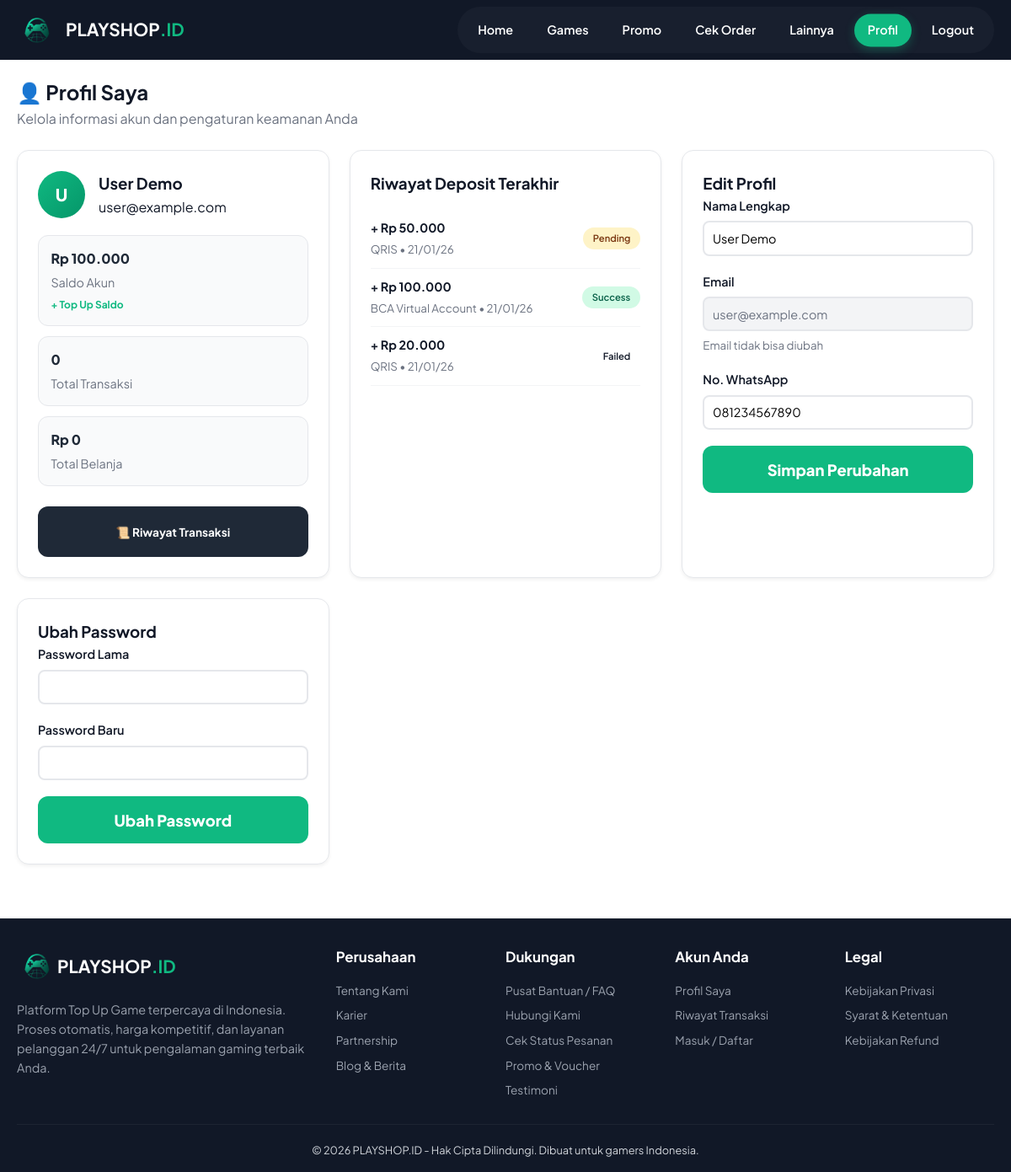
The app's page /profile.php (signed in) with its own data.
### tables this page shows
CREATE TABLE IF NOT EXISTS users (
  id INT PRIMARY KEY AUTO_INCREMENT,
  name VARCHAR(120) NOT NULL,
  email VARCHAR(190) NOT NULL UNIQUE,
  phone VARCHAR(40) NOT NULL,
  password VARCHAR(255) NOT NULL,
  balance INT NOT NULL DEFAULT 0,
  status ENUM('active','banned') DEFAULT 'active',
  created_at TIMESTAMP DEFAULT CURRENT_TIMESTAMP,
  updated_at TIMESTAMP DEFAULT CURRENT_TIMESTAMP ON UPDATE CURRENT_TIMESTAMP
);

CREATE TABLE IF NOT EXISTS deposits (
  id INT PRIMARY KEY AUTO_INCREMENT,
  user_id INT NOT NULL,
  payment_method_id INT NOT NULL,
  amount INT NOT NULL,
  status ENUM('pending','success','failed') DEFAULT 'pending',
  created_at TIMESTAMP DEFAULT CURRENT_TIMESTAMP,
  updated_at TIMESTAMP DEFAULT CURRENT_TIMESTAMP ON UPDATE CURRENT_TIMESTAMP,
  CONSTRAINT fk_deposits_user FOREIGN KEY (user_id) REFERENCES users(id) ON DELETE CASCADE,
  CONSTRAINT fk_deposits_payment FOREIGN KEY (payment_method_id) REFERENCES payment_methods(id)
);

CREATE TABLE IF NOT EXISTS payment_methods (
  id INT PRIMARY KEY AUTO_INCREMENT,
  name VARCHAR(100) NOT NULL,
  code VARCHAR(50) NOT NULL,
  type VARCHAR(50) DEFAULT 'E-Wallet',  
  fee_flat INT DEFAULT 0,
  fee_percent DECIMAL(5,2) DEFAULT 0,
  image_path VARCHAR(255) NULL,
  is_active TINYINT(1) DEFAULT 1,
  created_at TIMESTAMP DEFAULT CURRENT_TIMESTAMP,
  updated_at TIMESTAMP DEFAULT CURRENT_TIMESTAMP ON UPDATE CURRENT_TIMESTAMP
);

### includes/db_utils.php (called while the page is built, shortened)
<?php
function db_has_column(PDO $pdo, string $table, string $column): bool {
    $dbName = $pdo->query('SELECT DATABASE()')->fetchColumn();
    $stmt = $pdo->prepare("
        SELECT COUNT(*)
        FROM INFORMATION_SCHEMA.COLUMNS
        WHERE TABLE_SCHEMA = ?
          AND TABLE_NAME = ?
          AND COLUMN_NAME = ?
    ");
    $stmt->execute([$dbName, $table, $column]);
    return (int)$stmt->fetchColumn() > 0;
}

### profile.php (the view, shortened to what this page needs)
<?php
require_once 'config/database.php';
require_once __DIR__ . '/includes/db_utils.php';
$user_id = $_SESSION['user_id'];
$stmt = $pdo->prepare("SELECT * FROM users WHERE id = ?");
$stmt->execute([$user_id]);
$user = $stmt->fetch(PDO::FETCH_ASSOC);
$statsQuery = "SELECT COUNT(*) as total, SUM(amount) as total_spent FROM transactions WHERE status = 'success' AND ";
$statsParams = [];
if (db_has_column($pdo, 'transactions', 'account_user_id')) {
    $statsQuery .= " account_user_id = ? ";
    $statsParams[] = (int)$user_id;
} else {
    $statsQuery .= " user_id = ? ";
    $statsParams[] = $user['email'];
}
$stmt = $pdo->prepare($statsQuery);
$stmt->execute($statsParams);
$stats = $stmt->fetch(PDO::FETCH_ASSOC);
$stmt = $pdo->prepare("SELECT d.*, pm.name as method_name FROM deposits d
                       JOIN payment_methods pm ON d.payment_method_id = pm.id
                       WHERE d.user_id = ? ORDER BY d.created_at DESC LIMIT 5");
$stmt->execute([$user_id]);
$recent_deposits = $stmt->fetchAll(PDO::FETCH_ASSOC);
?>
<!DOCTYPE html>
<html lang="id">
<head>
    <link rel="stylesheet" href="css/style.css">
    <link rel="stylesheet" href="css/mobile-optimization.css">
</head>
<body>
    <?php include "includes/header.php"; ?>
    <section class="profile-section">
        <div class="container">
            <h1 class="page-title">👤 Profil Saya</h1>
            <p class="page-subtitle">Kelola informasi akun dan pengaturan keamanan Anda</p>
            <div class="profile-grid">
                <div class="profile-card">
                    <div class="profile-header">
                        <div class="profile-avatar">
                            <?php echo strtoupper(substr($user['name'], 0, 1)); ?>
                        </div>
                        <div>
                            <h3><?php echo $user['name']; ?></h3>
                            <p><?php echo $user['email']; ?></p>
                        </div>
                    </div>
                    <div class="profile-stats">
                        <div class="stat-item">
                            <span class="stat-value">Rp <?php echo number_format($user['balance'] ?? 0, 0, ',', '.'); ?></span>
                            <span class="stat-label">Saldo Akun</span>
                            <a href="deposit.php" class="stat-link">+ Top Up Saldo</a>
                        </div>
                        <div class="stat-item">
                            <span class="stat-value"><?php echo $stats['total'] ?? 0; ?></span>
                            <span class="stat-label">Total Transaksi</span>
                        </div>
                        <div class="stat-item">
                            <span class="stat-value">Rp <?php echo number_format($stats['total_spent'] ?? 0, 0, ',', '.'); ?></span>
                            <span class="stat-label">Total Belanja</span>
                        </div>
                    </div>
                    <div style="margin-top: 1.5rem; display: flex; gap: 10px;">
                        <a href="history.php" class="btn-checkout" style="display: flex; align-items: center; justify-content: center; gap: 8px; text-decoration: none; font-size: 0.85rem; padding: 0.8rem; background: var(--secondary); flex: 1;">
                            📜 Riwayat Transaksi
                        </a>
                    </div>
                </div>
                <div class="profile-card">
                    <h3>Riwayat Deposit Terakhir</h3>
                    <div class="deposit-list" style="margin-top: 1rem;">
                        <?php if(count($recent_deposits) > 0): ?>
                            <?php foreach($recent_deposits as $rd): ?>
                            <div style="display: flex; justify-content: space-between; align-items: center; padding: 10px 0; border-bottom: 1px solid #f3f4f6;">
                                <div>
                                    <div style="font-weight: 700; font-size: 0.9rem;">+ Rp <?php echo number_format($rd['amount'], 0, ',', '.'); ?></div>
                                    <small style="color: #6b7280;"><?php echo $rd['method_name']; ?> • <?php echo date('d/m/y', strtotime($rd['created_at'])); ?></small>
                                </div>
                                <span class="status-badge <?php echo $rd['status']; ?>" style="font-size: 0.7rem;">
                                    <?php echo ucfirst($rd['status']); ?>
                                </span>
                            </div>
                            <?php endforeach; ?>
                        <?php else: ?>
                            <p style="color: #9ca3af; font-size: 0.9rem;">Belum ada riwayat deposit.</p>
                        <?php endif; ?>
                    </div>
                </div>
                <div class="profile-card">
                    <h3>Edit Profil</h3>
                    <form method="POST" class="profile-form">
                        <div class="form-group">
                            <label>Nama Lengkap</label>
                            <input type="text" name="name" value="<?php echo $user['name']; ?>" required>
                        </div>
                        <div class="form-group">
                            <label>Email</label>
                            <input type="email" value="<?php echo $user['email']; ?>" disabled>
                            <small>Email tidak bisa diubah</small>
                        </div>
                        <div class="form-group">
                            <label>No. WhatsApp</label>
                            <input type="text" name="phone" value="<?php echo $user['phone']; ?>" required>
                        </div>
                        <button type="submit" name="update_profile" class="btn-submit">Simpan Perubahan</button>
                    </form>
                </div>
                <div class="profile-card">
                    <h3>Ubah Password</h3>
                    <form method="POST" class="profile-form">
                        <div class="form-group">
                            <label>Password Lama</label>
                            <input type="password" name="old_password" required>
                        </div>
                        <div class="form-group">
                            <label>Password Baru</label>
                            <input type="password" name="new_password" minlength="6" required>
                        </div>
                        <button type="submit" name="change_password" class="btn-submit">Ubah Password</button>
                    </form>
                </div>
            </div>
        </div>
    </section>
    <?php include __DIR__ . '/includes/footer.php'; ?>
</body>
</html>

### records on screen
users: name "U", name "User Demo", email "user@example.com", balance "100.000", phone "081234567890"
deposits: amount "50.000", payment_method.name "QRIS", created_at "21/01/26", status "Pending"
deposits: amount "100.000", payment_method.name "BCA Virtual Account", created_at "21/01/26", status "Success"
deposits: amount "20.000", payment_method.name "QRIS", created_at "21/01/26", status "Failed"

### other values on screen
$stats['total'] "0"
$stats['total_spent'] "0"
